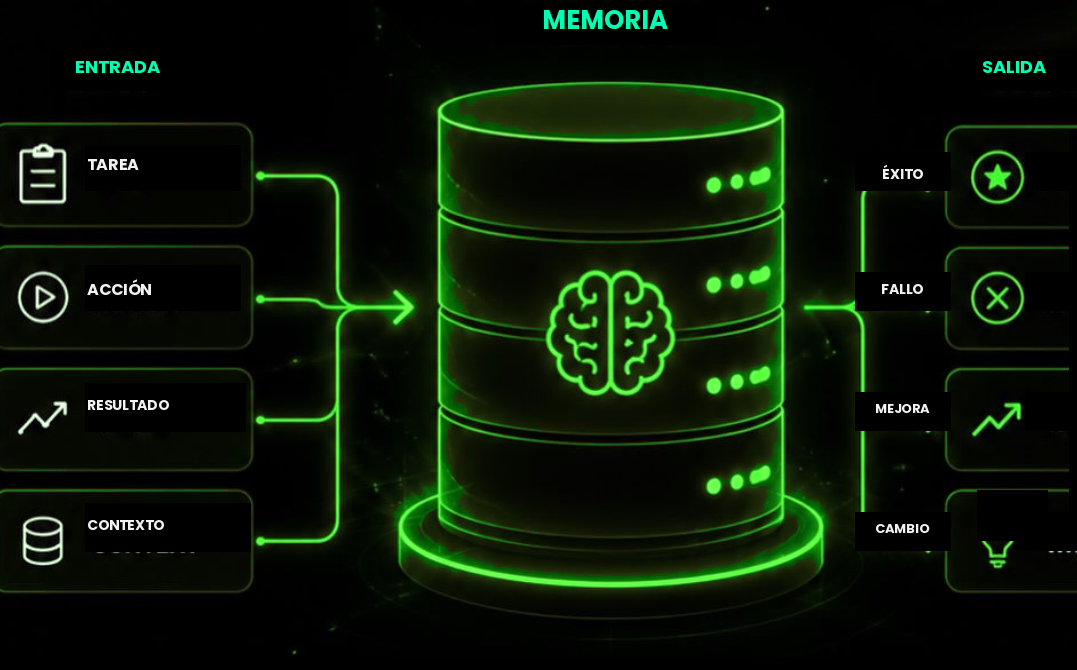
#> input picture builds/2026-08-25-turbo-blueprint/assets/graphic-02.png, 1077 x 670 px, given in place of graphic-01.png, which was not available
$ python edit_graphics.py
#> lines starting #> are read from the running program, lines starting #| are printed output that depends on the picture; after the words box and inside, x2 and y2 are one past the last pixel; in counts of white or black regions, pixels touching at a corner belong together; pictures that were not available may be replaced by others from this repository, and a replacement may not be noted
# -*- coding: utf-8 -*-
"""Traduce texto EN→ES en el mismo lugar/estilo + refuerza verde #00FFB2.

Estrategia: tapa con negro el bbox completo del inglés y escribe ES
en las mismas coordenadas, misma escala aproximada.
"""
from __future__ import annotations

import colorsys
from dataclasses import dataclass, field
from pathlib import Path

import numpy as np
from PIL import Image, ImageDraw, ImageFont

B = Path(__file__).resolve().parent
ASSETS = B / "assets"
FONTS = Path("/tmp/stlabs-fonts")
V = (0, 255, 178)
W = (242, 242, 242)
RED = (255, 90, 90)
GY = (180, 180, 180)
TARGET_H = colorsys.rgb_to_hsv(0, 1, 178 / 255)[0]


@dataclass
class T:
    x: int
    y: int
    w: int
    h: int
    text: str = ""
    size: int = 20
    color: tuple[int, int, int] = W
    align: str = "left"
    font: str = "poppins"
    lines: list[str] = field(default_factory=list)
    skip_cover: bool = False


def get_font(kind: str, size: int) -> ImageFont.FreeTypeFont:
    if kind == "mono":
        path = FONTS / "IBMPlexMono-SemiBold.ttf"
    elif kind == "barlow":
        path = FONTS / "BarlowCondensed-Bold.ttf"
    else:
        path = FONTS / "Poppins-Bold.ttf"
    return ImageFont.truetype(str(path), size)


def boost_green(img: Image.Image, strength: float = 0.42) -> Image.Image:
#> called with strength = 0.42
    arr = np.array(img.convert("RGBA"), dtype=np.float32)
    r, g, b, a = arr[..., 0], arr[..., 1], arr[..., 2], arr[..., 3]
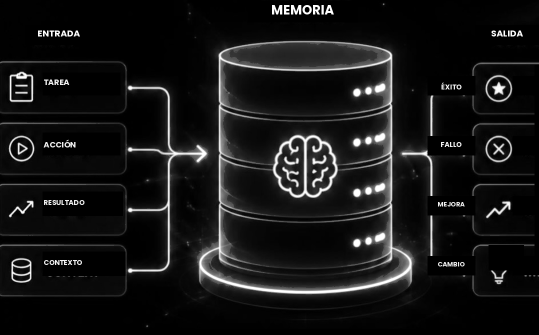
#> g: shape (670, 1077) float32 (shown at 1/2 size); min 0, max 255, mean 22.7
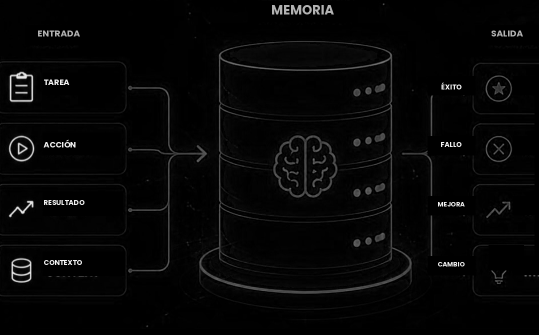
#> b: shape (670, 1077) float32 (shown at 1/2 size); min 0, max 242, mean 6.6
#> a: shape (670, 1077) float32; every value is 255
    lum = 0.299 * r + 0.587 * g + 0.114 * b
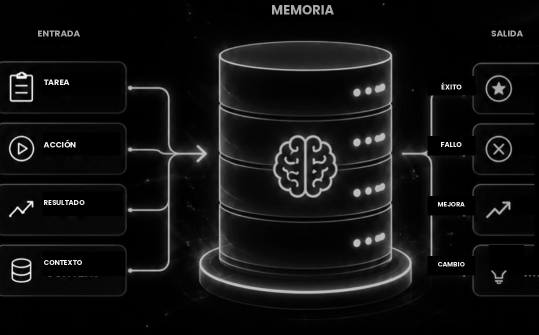
#> lum: shape (670, 1077) float32 (shown at 1/2 size); min 0, max 247.4, mean 17.2
    mask = (a > 20) & (g > 55) & (g >= r * 0.95) & (g >= b * 0.85) & (lum > 35)
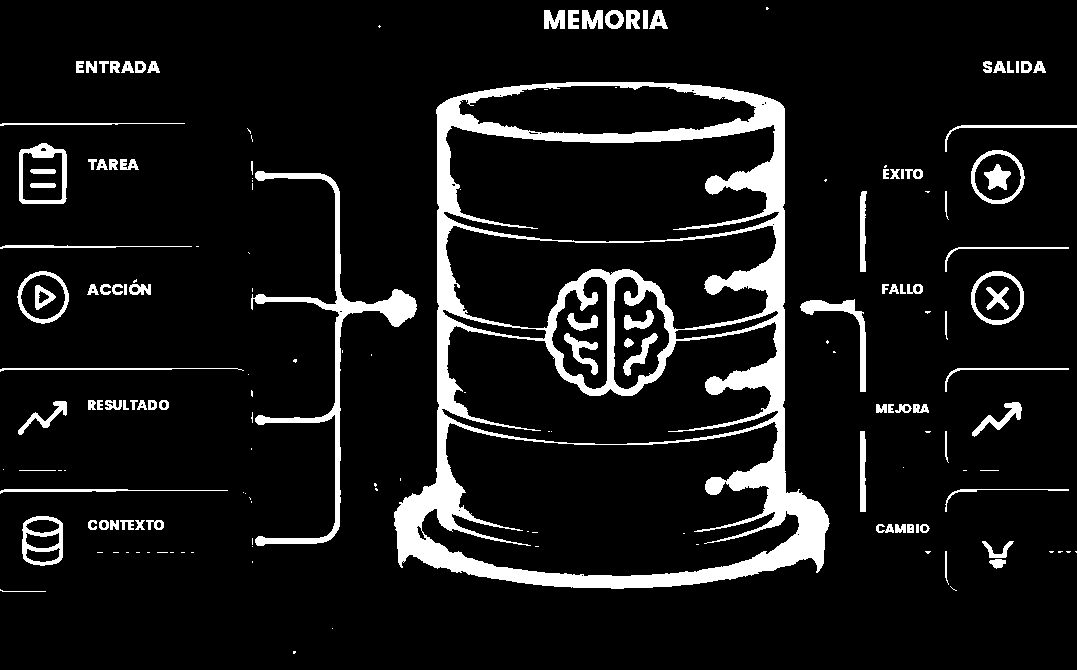
#> mask: shape (670, 1077) bool; 9.2% white; 168 white regions (69 under 20 px), largest, box (x1, y1, x2, y2) and area: (394, 82, 830, 589) 42391, (251, 171, 417, 546) 5208, (800, 299, 866, 392) 1058
    ys, xs = np.where(mask)
    for y, x in zip(ys.tolist(), xs.tolist()):
        rv, gv, bv = r[y, x] / 255, g[y, x] / 255, b[y, x] / 255
        h, s, v = colorsys.rgb_to_hsv(rv, gv, bv)
        h = h * (1 - strength) + TARGET_H * strength
        s = min(1.0, s * (1 + strength * 0.55))
        v = min(1.0, v * (1 + strength * 0.12))
        nr, ng, nb = colorsys.hsv_to_rgb(h, s, v)
        ng = ng * (1 - strength * 0.25) + (strength * 0.25)
        nr *= 1 - strength * 0.15
        nb *= 1 - strength * 0.2
        arr[y, x, 0] = min(255, nr * 255)
        arr[y, x, 1] = min(255, ng * 255)
        arr[y, x, 2] = min(255, nb * 255)
#> this loop made 66090 passes
#> (y, x, rv, gv, bv, h, s, v) on passes 1 to 3: (7, 766, 0.216, 0.357, 0.216, 0.382, 0.487, 0.375), (7, 767, 0.263, 0.408, 0.255, 0.377, 0.462, 0.428), (8, 766, 0.31, 0.459, 0.306, 0.38, 0.41, 0.482)
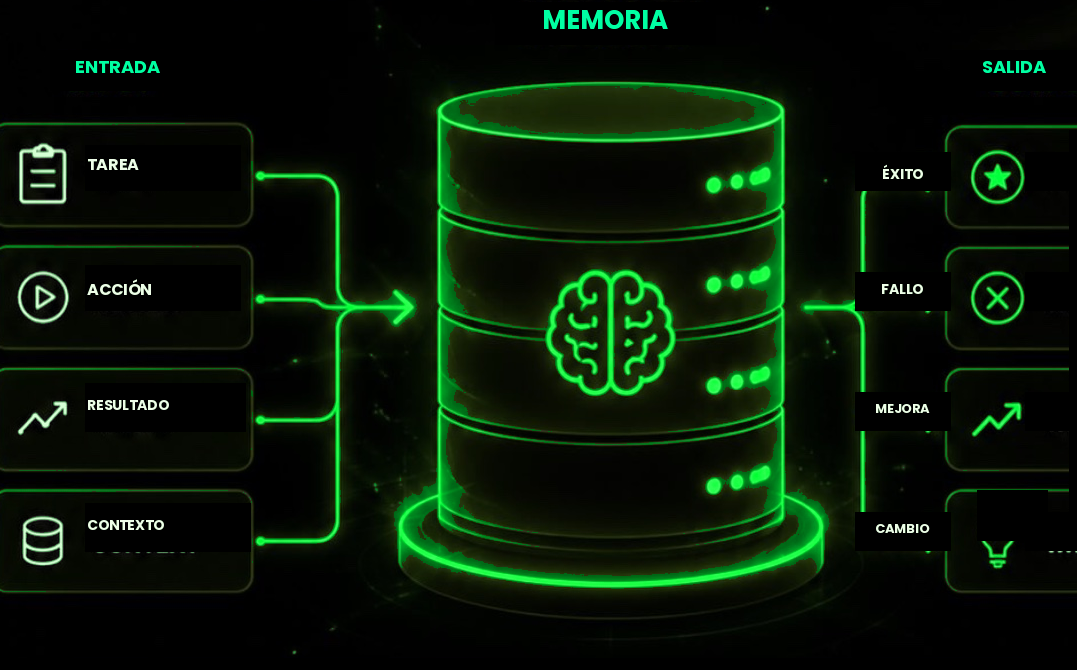
#> arr: shape (670, 1077, 4) float32; mean R, G, B, A 8.1, 24.2, 7.4, 255.9
    return Image.fromarray(arr.astype(np.uint8), "RGBA")


def erase_roi(img: Image.Image, x: int, y: int, w: int, h: int) -> None:
    """Pinta negro sólido en el ROI (tapa cualquier resto EN)."""
    draw = ImageDraw.Draw(img)
    draw.rectangle([x, y, x + w, y + h], fill=(0, 0, 0, 255))


def fit_size(text: str, max_w: int, start: int, kind: str) -> int:
    size = start
    while size > 9:
        f = get_font(kind, size)
        bb = f.getbbox(text)
        if bb[2] - bb[0] <= max_w:
            return size
        size -= 1
    return 9


def draw_t(draw: ImageDraw.ImageDraw, t: T) -> None:
    lines = t.lines if t.lines else ([t.text] if t.text else [])
    if not lines:
        return
    size = t.size
    for line in lines:
        size = min(size, fit_size(line, max(8, t.w - 4), size, t.font))
    font = get_font(t.font, size)
    line_h = size + 3
    total_h = line_h * len(lines) - 3
    y0 = t.y + max(0, (t.h - total_h) // 2)
    for i, line in enumerate(lines):
        bb = font.getbbox(line)
        tw = bb[2] - bb[0]
        if t.align == "center":
            tx = t.x + (t.w - tw) // 2
        elif t.align == "right":
            tx = t.x + t.w - tw
        else:
            tx = t.x + 2
        ty = y0 + i * line_h - bb[1]
        draw.text((tx, ty), line, fill=t.color + (255,), font=font)


def apply(img: Image.Image, labels: list[T]) -> Image.Image:
    out = img.copy()
    for t in labels:
        if not t.skip_cover:
            erase_roi(out, t.x, t.y, t.w, t.h)
    draw = ImageDraw.Draw(out)
    for t in labels:
        draw_t(draw, t)
    return out


# ═══════════════════════════════════════════════════════════════════════════
# Coordenadas = bbox del texto EN original (generoso) → ES en el mismo sitio
# ═══════════════════════════════════════════════════════════════════════════

G1 = [
    # tapa todo el headline EN (incluye 24/7. original con glow)
    T(55, 70, 520, 55),
    T(60, 78, 200, 42, "MEJORA", 34, W, skip_cover=True),
    T(230, 78, 180, 42, "24/7.", 34, V, skip_cover=True),
    T(600, 78, 90, 45, "HACÉ", 28, W, "center"),
    T(95, 430, 110, 45, "PROBÁ", 26, W),
    T(1045, 428, 120, 45, "MEDÍ", 26, W),
    T(165, 780, 190, 45, "MEJORÁ", 26, W),
    T(910, 780, 210, 45, "REFLEXIONÁ", 22, W),
]

G2 = [
    T(0, 0, 410, 42, "...datos de los que puede aprender.", 20, V, font="barlow"),
    T(520, 52, 200, 48, "MEMORIA", 30, V, "center"),
    T(60, 110, 120, 40, "ENTRADA", 20, V, "center"),
    T(960, 110, 160, 40, "SALIDA", 20, V, "center"),
    T(90, 210, 140, 40, "TAREA", 18, W),
    T(90, 332, 140, 40, "ACCIÓN", 18, W),
    T(90, 454, 150, 40, "RESULTADO", 16, W),
    T(90, 576, 160, 40, "CONTEXTO", 16, W),
    T(1030, 210, 90, 40, "ÉXITO", 14, W),
    T(1030, 332, 90, 40, "FALLO", 14, W),
    T(1030, 454, 90, 40, "MEJORA", 13, W),
    T(1030, 576, 90, 40, "APRENDIZ.", 12, W),
]

G3 = [
    # tapa headline EN completo (incluye "it scores every result")
    T(0, 0, 750, 100),
    T(0, 12, 520, 30, "En vez de adivinar,", 22, W, skip_cover=True),
    T(0, 42, 95, 30, "puntúa", 22, V, skip_cover=True),
    T(100, 42, 300, 30, "cada resultado.", 22, W, skip_cover=True),
    T(100, 185, 180, 40, "AGENTE IA", 20, V, "center"),
    T(400, 400, 190, 80, lines=["EVALÚA", "CADA CORRIDA"], size=15, align="center"),
    # métricas — tapa más baja/alta para cubrir EN completo
    T(740, 100, 240, 55, "PRECISIÓN", 18, W),
    T(740, 205, 240, 75, "CALIDAD", 18, W),
    T(740, 315, 230, 80, "ERRORES", 18, W),
    # GOAL COMPLETED está en y=499-518
    T(740, 445, 320, 85, "OBJETIVO CUMPLIDO", 15, W),
    T(630, 560, 480, 55, "Basado en tus métricas personalizadas.", 14, GY, font="barlow"),
    T(660, 630, 440, 55, "DATOS > ANÁLISIS > MEJORA", 14, V),
]

G4 = [
    T(0, 20, 560, 80),
    T(0, 28, 520, 30, "Un segundo agente revisa cada corrida", 18, W, skip_cover=True),
    T(0, 55, 50, 30, "sin", 18, W, skip_cover=True),
    T(48, 55, 140, 30, "sesgo.", 18, V, skip_cover=True),
    T(130, 165, 200, 50, "AGENTE IA", 20, V, "center"),
    T(60, 530, 320, 50, "TRABAJO ENTREGADO", 16, V, "center"),
    T(60, 575, 350, 90, lines=["Salida, acciones,", "decisiones y resultados."], size=14, font="barlow"),
    T(400, 390, 190, 120, lines=["ENVÍA TODO", "A REVISIÓN"], size=14, align="center"),
    # AI CRITIC — tapa desde más arriba el glow EN
    T(750, 110, 300, 110, "CRÍTICO IA", 20, V, "center"),
    T(760, 505, 360, 65, "¿QUÉ FUNCIONÓ?", 16, W, font="mono"),
    T(760, 555, 360, 65, "¿QUÉ FALLÓ?", 16, W, font="mono"),
    T(760, 610, 360, 65, "¿POR QUÉ FALLÓ?", 14, W, font="mono"),
    # WHAT SHOULD CHANGE y=723-742
    T(760, 660, 360, 95, "¿QUÉ CAMBIAR?", 16, W, font="mono"),
]

G5 = [
    T(0, 10, 560, 95),
    T(0, 20, 500, 30, "Un fallo no importa.", 20, W, skip_cover=True),
    T(0, 50, 130, 30, "Un patrón", 20, V, skip_cover=True),
    T(135, 50, 280, 30, "cambia todo.", 20, W, skip_cover=True),
    T(110, 145, 320, 55, "HISTORIAL DE TAREAS", 18, V, "center"),
    T(25, 705, 500, 55, "20 TAREAS EJECUTADAS", 14, W),
    T(290, 705, 200, 55, "6 FALLOS", 14, RED, skip_cover=True),
    T(670, 150, 440, 55, "6 FALLOS DETECTADOS", 17, W),
    T(670, 195, 440, 50, "El agente no solo los registró.", 13, W, font="barlow"),
    T(670, 285, 420, 55, "ANALIZANDO CAUSAS", 17, W),
    T(600, 330, 510, 60, "Compara entradas, acciones, decisiones y resultados.", 12, W, font="barlow"),
    T(670, 445, 440, 55, "4 CAUSAS RAÍZ IGUALES", 15, W),
    T(630, 505, 480, 50, "Tareas distintas. Mismo problema de fondo.", 12, W, font="barlow"),
    T(690, 620, 400, 55, "PATRÓN ENCONTRADO", 17, V),
    T(670, 675, 440, 70, "El agente sigue saltando el Paso #3 del flujo.", 12, W, font="barlow"),
]

G6 = [
    T(0, 0, 750, 55, "...convierte la retro en mejoras en cada parte del agente.", 15, W, font="barlow"),
    T(80, 105, 240, 55, "AGENTE V1", 24, W, "center"),
    T(70, 455, 270, 50, "PIERDE CONTEXTO", 15, W),
    T(70, 510, 280, 50, "OLVIDA PASOS CRÍTICOS", 14, W),
    T(70, 565, 290, 50, "RESULTADOS INCONSISTENTES", 13, W),
    T(70, 735, 260, 50, "PUNTAJE: 72/100", 16, W),
    T(440, 90, 220, 50, "REFLEXIÓN", 18, W, "center"),
    T(410, 395, 300, 50, "MEJORAS HECHAS:", 16, V),
    T(450, 450, 270, 50, "INSTRUCCIÓN ACTUALIZADA", 12, W),
    T(450, 505, 270, 50, "REGLAS REFINADAS", 14, W),
    T(450, 555, 270, 50, "MEMORIA EXPANDIDA", 14, W),
    T(450, 600, 270, 50, "FLUJO OPTIMIZADO", 14, W),
    T(450, 650, 270, 50, "HERRAMIENTAS MEJORADAS", 12, W),
    T(870, 90, 240, 55, "AGENTE V2", 24, V, "center"),
    T(820, 455, 290, 50, "MEJOR CONTEXTO", 15, W),
    T(820, 510, 290, 50, "MENOS ERRORES", 15, W),
    T(820, 565, 290, 50, "MÁS CONSISTENTE", 15, W),
    T(820, 615, 290, 50, "MEJOR CALIDAD", 15, W),
    T(850, 730, 260, 50, "PUNTAJE: 91/100", 16, V),
]

G7 = [
    T(0, 0, 300, 40, "...antes de lanzarlo.", 18, W, font="barlow"),
    T(80, 80, 300, 50, "VERSIÓN 1 (ANTERIOR)", 18, W, "center"),
    T(95, 275, 180, 40, "PRECISIÓN", 16, W),
    T(95, 330, 180, 40, "CALIDAD", 16, W),
    T(95, 375, 240, 40, "TAREAS APROBADAS", 14, W),
    T(95, 425, 160, 40, "ERRORES", 16, W),
    T(100, 555, 280, 50, "PUNTAJE: 82/100", 18, W),
    T(760, 75, 300, 50, "VERSIÓN 2 (NUEVA)", 18, V, "center"),
    T(770, 275, 180, 40, "PRECISIÓN", 16, W),
    T(770, 330, 180, 40, "CALIDAD", 16, W),
    T(770, 375, 240, 40, "TAREAS APROBADAS", 14, W),
    T(770, 425, 160, 40, "ERRORES", 16, W),
    T(770, 555, 280, 50, "PUNTAJE: 91/100", 18, V),
    T(30, 670, 250, 60, lines=["¿MEJOR?", "CONSERVALA."], size=15, align="center"),
    T(80, 750, 200, 45, "DESPLEGAR", 18, V, "center"),
    T(380, 670, 250, 60, lines=["¿PEOR?", "REVERTIR."], size=15, align="center"),
    T(400, 750, 200, 45, "DESCARTAR", 18, RED, "center"),
    T(700, 670, 300, 60, lines=["¿IGUAL?", "SEGUIR PROBANDO"], size=14, align="center"),
    T(760, 750, 200, 45, "ITERAR", 18, (255, 210, 80), "center"),
    T(380, 820, 400, 45, "EL FLUJO DE PRUEBAS", 16, V, "center"),
]

G8 = [
    T(0, 0, 210, 140, lines=["Corre.", "Aprende.", "Evoluciona.", "24/7."], size=16),
    T(200, 30, 280, 40, "DESPLEGÁ", 22, V),
    T(200, 70, 280, 35, "Lanzá la mejor versión", 13, W, font="barlow"),
    T(860, 30, 250, 40, "MEDÍ", 22, V),
    T(860, 70, 250, 35, "Puntúa cada resultado", 13, W, font="barlow"),
    T(140, 285, 200, 40, "PROBÁ", 22, V),
    T(140, 325, 240, 35, "Demostrá que es mejor", 13, W, font="barlow"),
    T(850, 275, 250, 40, "REFLEXIONÁ", 18, V),
    T(850, 315, 260, 35, "Criticá y encontrá fallos", 12, W, font="barlow"),
    T(460, 490, 220, 40, "MEJORÁ", 22, V, "center"),
    T(420, 530, 280, 35, "Mejorá el agente", 13, W, "center", font="barlow"),
    T(440, 365, 300, 40, "SIEMPRE MEJORANDO.", 14, W, "center"),
    T(900, 540, 220, 70, lines=["AGENTE", "AUTOMEJORABLE"], size=13, color=V, align="center"),
]

ALL = {1: G1, 2: G2, 3: G3, 4: G4, 5: G5, 6: G6, 7: G7, 8: G8}


def process(n: int) -> None:
    src = ASSETS / f"graphic-{n:02d}.png"
    bak = ASSETS / f"graphic-{n:02d}.orig.png"
    if not bak.exists():
        Image.open(src).save(bak)
    img = boost_green(Image.open(bak).convert("RGBA"))
    img = apply(img, ALL[n])
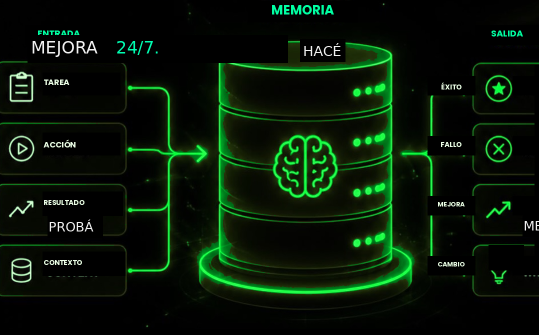
#> img: PIL image 1077x670 RGBA (shown at 1/2 size); mean R, G, B, A 8.5, 24.1, 8.1, 255
#> pass 3 of the loop in main, `for i in range(1, 9):`:
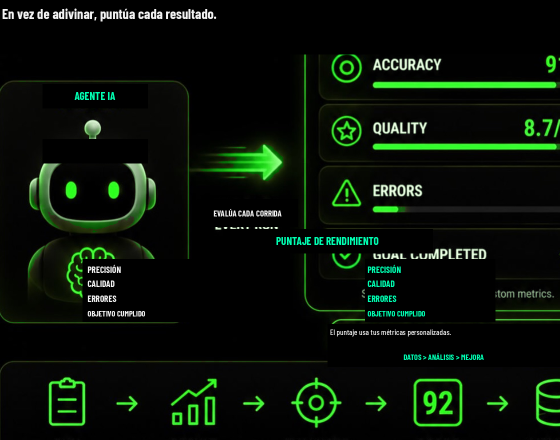
#> input picture builds/2026-08-25-turbo-blueprint/assets/graphic-03.png, 1120 x 880 px (shown at 1/2 size)
#> r: shape (880, 1120) float32
#> g: shape (880, 1120) float32
#> b: shape (880, 1120) float32
#> lum: shape (880, 1120) float32
#> in boost_green (call 3), `mask = (a > 20) & (g > 55) & (g >= r * 0.95) & (g >= b * 0.85) & (lum ..`:
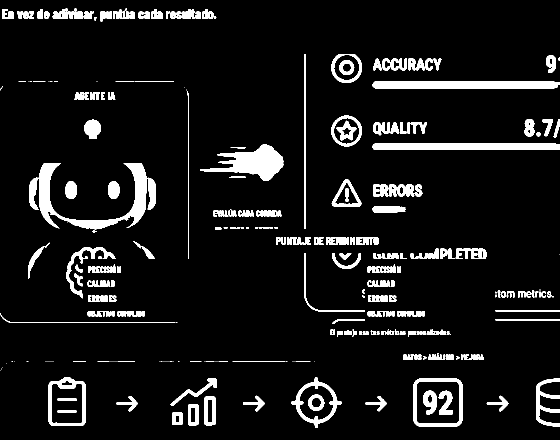
#> mask: shape (880, 1120) bool (shown at 1/2 size); 8.2% white; 347 white regions (84 under 20 px), largest, box (x1, y1, x2, y2) and area: (77, 327, 312, 459) 8095, (400, 288, 567, 362) 5566, (745, 163, 1120, 177) 5159
#> the loop in boost_green (call 3), `for y, x in zip(ys.tolist(), xs.tolist()):` made 81262 passes
#> (y, x) on passes 1 to 3: (17, 131), (17, 132), (17, 133)
#> the loop in apply (call 3), `for t in labels:` made 12 passes
#> after the loop in apply (call 3), `for t in labels:`:
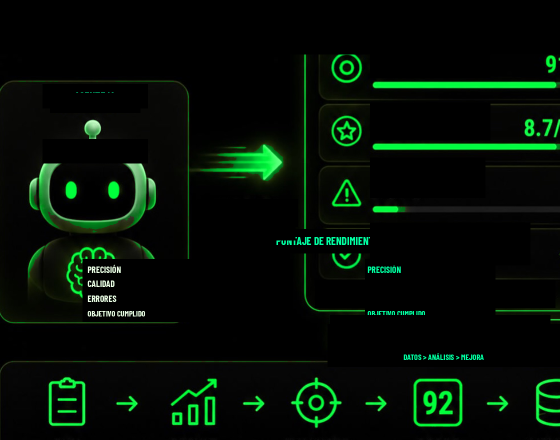
#> out: PIL image 1120x880 RGBA (shown at 1/2 size); mean R, G, B, A 4.4, 16.2, 6.2, 255
#> img: PIL image 1120x880 RGBA
#> the loop made 6 passes; the first 3 are shown
    img.save(src, optimize=True)
    print(f"OK graphic-{n:02d}")


def main() -> None:
    for i in range(1, 9):
        process(i)


if __name__ == "__main__":
#> (the run stopped early here; a loop or call above may not have finished)
